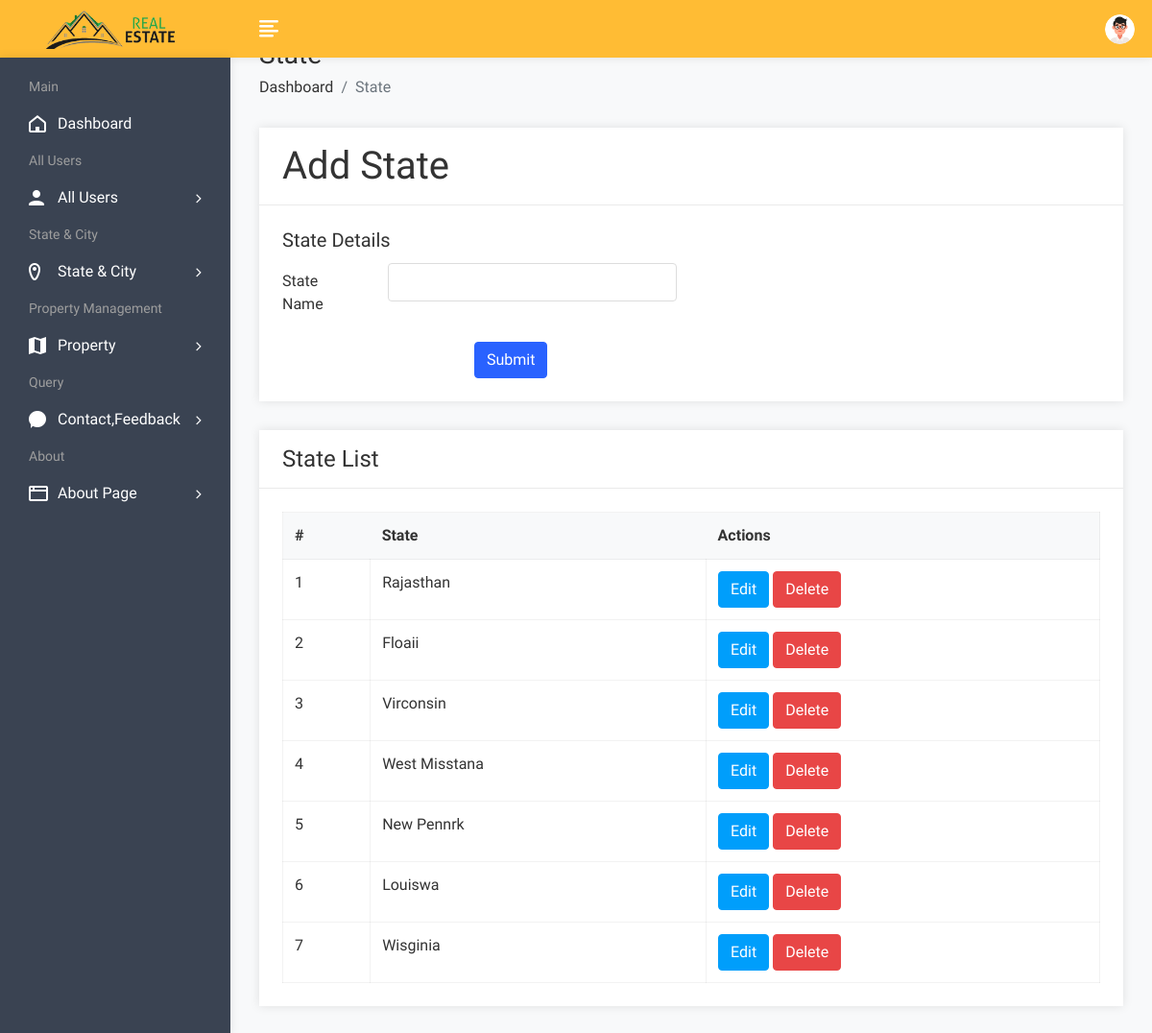
The page /admin/stateadd.php (signed in) on the database its author committed.
### tables this page shows
CREATE TABLE `state` (
  `sid` int(50) NOT NULL,
  `sname` varchar(100) NOT NULL
);

### admin/stateadd.php (the view, shortened to what this page needs)
<!DOCTYPE html>
<html lang="en">
<head>
        <link rel="stylesheet" href="assets/css/bootstrap.min.css">
        <link rel="stylesheet" href="assets/css/font-awesome.min.css">
        <link rel="stylesheet" href="assets/css/feathericon.min.css">
		<link rel="stylesheet" href="assets/plugins/datatables/dataTables.bootstrap4.min.css">
		<link rel="stylesheet" href="assets/plugins/datatables/responsive.bootstrap4.min.css">
		<link rel="stylesheet" href="assets/plugins/datatables/select.bootstrap4.min.css">
		<link rel="stylesheet" href="assets/plugins/datatables/buttons.bootstrap4.min.css">
        <link rel="stylesheet" href="assets/css/style.css">
    </head>
    <body>
			<?php include("header.php");?>
            <div class="page-wrapper">
                <div class="content container-fluid">
					<div class="page-header">
						<div class="row">
							<div class="col">
								<h3 class="page-title">State</h3>
								<ul class="breadcrumb">
									<li class="breadcrumb-item"><a href="dashboard.php">Dashboard</a></li>
									<li class="breadcrumb-item active">State</li>
								</ul>
							</div>
						</div>
					</div>
					<div class="row">
						<div class="col-md-12">
							<div class="card">
								<div class="card-header">
									<h1 class="card-title">Add State</h1>
								</div>
								<form method="post" id="insert product" enctype="multipart/form-data">
									<div class="card-body">
											<div class="row">
												<div class="col-xl-6">
													<h5 class="card-title">State Details</h5>
													<div class="form-group row">
														<label class="col-lg-3 col-form-label">State Name</label>
														<div class="col-lg-9">
															<input type="text" class="form-control" name="state">
														</div>
													</div>
												</div>
											</div>
											<div class="text-left">
												<input type="submit" class="btn btn-primary"  value="Submit" name="insert" style="margin-left:200px;">
											</div>
									</div>
								</form>
							</div>
						</div>
					</div>
				<div class="row">
						<div class="col-sm-12">
							<div class="card">
								<div class="card-header">
									<h4 class="card-title">State List</h4>
								</div>
								<div class="card-body">
									<table id="basic-datatable " class="table table-bordered table-hover">
                                            <thead>
                                                <tr>
                                                    <th>#</th>
                                                    <th>State</th>
													<th>Actions</th>
                                                </tr>
                                            </thead>
                                            <tbody>
											<?php
												$query=mysqli_query($con,"select * from state");
												$cnt=1;
												while($row=mysqli_fetch_row($query))
													{
											?>
                                                <tr>
                                                    <td><?php echo $cnt; ?></td>
                                                    <td><?php echo $row['1']; ?></td>
													<td><a href="stateedit.php?id=<?php echo $row['0']; ?>"><button class="btn btn-info">Edit</button></a>
                                                    <a href="statedelete.php?id=<?php echo $row['0']; ?>"><button class="btn btn-danger">Delete</button></a></td>
                                                </tr>
                                                <?php $cnt=$cnt+1; } ?>
                                            </tbody>
                                        </table>
								</div>
							</div>
						</div>
					</div>
				</div>
			</div>
    </body>
</html>

### rows shown on the page
state: sname "Rajasthan"
state: sname "Floaii"
state: sname "Virconsin"
state: sname "West Misstana"
state: sname "New Pennrk"
state: sname "Louiswa"
state: sname "Wisginia"
